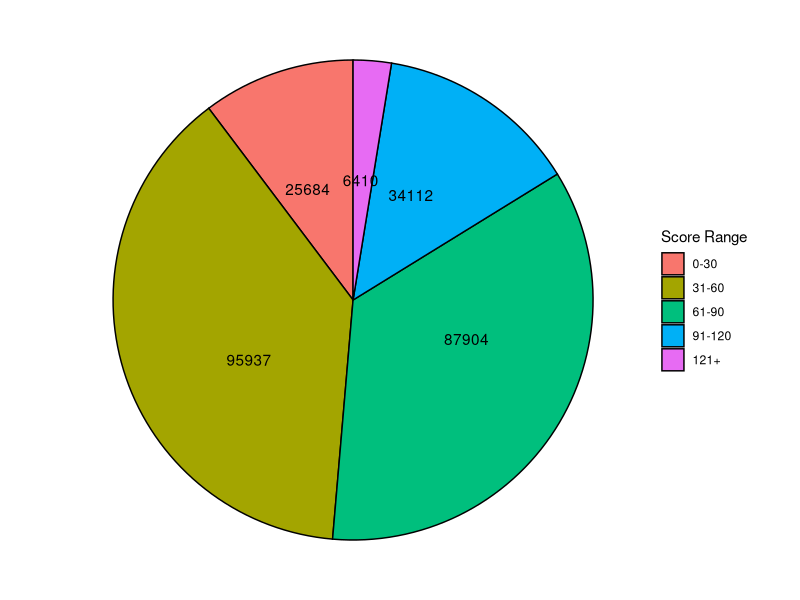
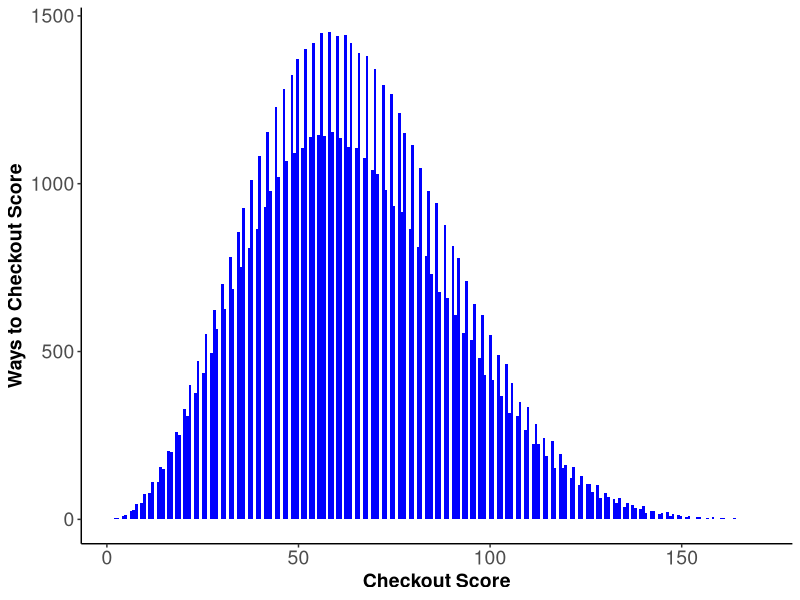

The R source for these figures, in order:

###Basics of darts
## Throw a dart at the board.
## The board is divided into 20 equal segments, with an outer ring (Double ring) and a smaller inner ring (Treble ring) within each segment. The center of the board has an addiontial two scoring rings.
## The segments are numbered from 1 to 20 (in a non-sequential order). The number represents the base score for that segment if a dart is thrown into that segement.
## Hitting the outer ring (Double ring) doubles the score. For example, landing a dart in the Double ring of segment 16 scores 32 points.
## Hitting the inner ring (Treble ring) triples the score.
## The center has two scoring zones: the Inner Bullseye (50 points) and the outer Bullseye ring (25 points).
## Missing a scoring zone or having a dart fall out of the board results in zero points.
## After throwing three darts, total score from the three darts is subtracted from the remaining score. For example, if you start with 441 and score 100, your new total is 341.
## A leg (single game) starts at 501 points and the aim to reduce your score to exactly zero before your opponent.
## To win the leg, your final dart must land in the Double ring or Inner Bullseye, bringing your score to exactly zero. This can be done in 1, 2, or 3 darts.


### Setting up R for analysis

##Install required libraries if these are not installed
install.packages("dplyr")
install.packages("ggplot2")
install.packages("tidyr")

##Load required libraries

library(dplyr)
library(ggplot2)
library(tidyr)

## Set working directory to folder with the Data Scores csv file with setwd()

## Load in Dart Scores into a dataframe
darts_scores <- read.csv("Dart Scores.csv")
darts_scores

## Dataset had 3 columns: 1) The name of the score, 2) the total number of points, and 3) can it be used as a final dart in a checkout attempt ie in Double ring or the Inner Bullesye

### Identify scores from when a dart is thrown
## Have no dart thrown in dataset, will remove this 

Onedartscores <- darts_scores %>%
  filter(Name != "No dart thrown")

### Identify the number of scoring segments (including zero) and possible scores from a single dart throw
length(Onedartscores$Score)
length(unique(Onedartscores$Score))
## Have 63 Scoring segments with 44 unique scores from a single dart

### Score from throwing three darts


## Create dataframe showing possible combinations of scores assuming all darts are thrown
threedarts <- expand.grid(Onedartscores$Name, Onedartscores$Name, Onedartscores$Name)
nrow(threedarts)
## 250047 Possible combinations 

## Add in scores for each throw
threedarts <- threedarts %>%
  mutate(score1 = darts_scores$Score[match(Var1, darts_scores$Name)]) %>%
  mutate(score2 = darts_scores$Score[match(Var2, darts_scores$Name)]) %>%
  mutate(score3 = darts_scores$Score[match(Var3, darts_scores$Name)])

## Count total score of three throws 
threedarts$total <- threedarts$score1 + threedarts$score2 + threedarts$score3

##Find minimum and maximum scores in a players turn with three darts thrown
threedarts[threedarts$total == min(threedarts$total),]
threedarts[threedarts$total == max(threedarts$total),]
## Highest score 180 (3 Treble 20's), Lowest score is zero (3 Miss dart board)



### Create Pie Chart showing distribution of scores from 3 darts
## Create category of scores for Pie Chart

threedartsscorescat <- data.frame(group = c('0-30', '31-60', '61-90', '91-120','121+'),
                 number = 0)

## Find number of scores for each category

threedartsscorescat$number[1] <- sum(threedarts$total <= 30)
threedartsscorescat$number[2] <- sum(threedarts$total >= 31 & threedarts$total<= 60)
threedartsscorescat$number[3] <- sum(threedarts$total >= 61 & threedarts$total<= 90)
threedartsscorescat$number[4] <- sum(threedarts$total >= 91 & threedarts$total<= 120)
threedartsscorescat$number[5] <- sum(threedarts$total >= 121 & threedarts$total<= 180)
threedartsscorescat$group <- factor(threedartsscorescat$group, levels = c('0-30', '31-60', '61-90', '91-120','121+')) #Step ensures legend in pie chart goes in ascending order ie 0-30,31-60

## Plot Pie Chart
ggplot(threedartsscorescat, aes(x = "", y = number, fill = group)) +
  geom_col(color = "black") +
  geom_text(aes(label = number),
            position = position_stack(vjust = 0.4)) +
  coord_polar(theta = "y") +
  theme_void() +
  guides(fill = guide_legend(title = "Score Range"))


### Find Checkouts finshes

## Reminder Doubles and Inner Bullseye are used a final dart in Checkout

Checkoutdart <- darts_scores %>%
  filter(Checkout == "Y")

## Checkouts where only one dart was thrown so can assign other as no dart thrown

Onedartcheckout <- expand.grid(Checkoutdart$Name,"No dart thrown","No dart thrown")

## Two dart checkout where two darts were thrown 

Twodartcheckout <- expand.grid(Onedartscores$Name, Checkoutdart$Name,"No dart thrown")

## Three dart checkout

Threedartcheckout <- expand.grid(Onedartscores$Name, Onedartscores$Name,Checkoutdart$Name)

##Combine all checkouts into a single dataframe
Allcheckout <- bind_rows(Onedartcheckout,Twodartcheckout,Threedartcheckout)


## Add in scores for each throw
Allcheckout <- Allcheckout %>%
  mutate(score1 = darts_scores$Score[match(Var1, darts_scores$Name)]) %>%
  mutate(score2 = darts_scores$Score[match(Var2, darts_scores$Name)]) %>%
  mutate(score3 = darts_scores$Score[match(Var3, darts_scores$Name)])

## Count total score of checkout scores 
Allcheckout$total <- Allcheckout$score1 + Allcheckout$score2 + Allcheckout$score3

## Plot histogram of which show number of valid ways to checkout score

ggplot(Allcheckout, aes(x=total)) +
  geom_histogram(binwidth = 0.7, fill = "blue") +
  labs(x="Checkout Score",y="Ways to Checkout Score") +
  theme(axis.line = element_line(),
        axis.text=element_text(size=14),
        axis.title=element_text(size=14,face="bold"),
        plot.background = element_blank(),
        panel.grid.major = element_blank(),
        panel.grid.minor = element_blank(),
        panel.border = element_blank(),
        panel.background = element_blank())

#### Extra work

## How many checkouts involve any dart hitting the inner bulleye (scoring dart and/or last dart in checkout)

bulleyecheckout <- Allcheckout %>%
  filter(Var1 == "Inner Bullseye" | Var2 == "Inner Bullseye"  | Var3 == "Inner Bullseye")


nrow(bulleyecheckout)

## 6553 checkout finishes involve at least one dart hitting the inner bulleye

## List the unqiue 100 or higher checkout scores

sort(unique(Allcheckout$total[Allcheckout$total >= 100]))

## How many checkouts do NOT involve any dart thrown scoring more than 22

twentytwoscoredartcheckouts <- Allcheckout %>%
  filter(score1 <= 22 & score2 <=22 & score3 <= 22)

nrow(twentytwoscoredartcheckouts)

## 17171 checkouts have darts where each dart thrown individually scores 22 points or less

## What is the smallest and highest checkout score where all darts were thrown, there was no darts that missed the board, no darts were scored in  the Inner Bullseye and a treble 20 was hit at least once

nomissnobulleyetrebletwentycheckout <- Allcheckout %>%
  filter(Var1 != "Inner Bullseye" & Var2 != "Inner Bullseye"  & Var3 != "Inner Bullseye") %>%
  filter(Var1 != "No dart thrown" & Var2 != "No dart thrown"  & Var3 != "No dart thrown") %>%
  filter(Var1 != "Miss" & Var2 != "Miss"  & Var3 != "Miss") %>%
  filter(Var1 == "Treble 20" | Var2 == "Treble 20")

min(nomissnobulleyetrebletwentycheckout$total)
max(nomissnobulleyetrebletwentycheckout$total)

## 63 is the lowest score and 160 is the highest score
